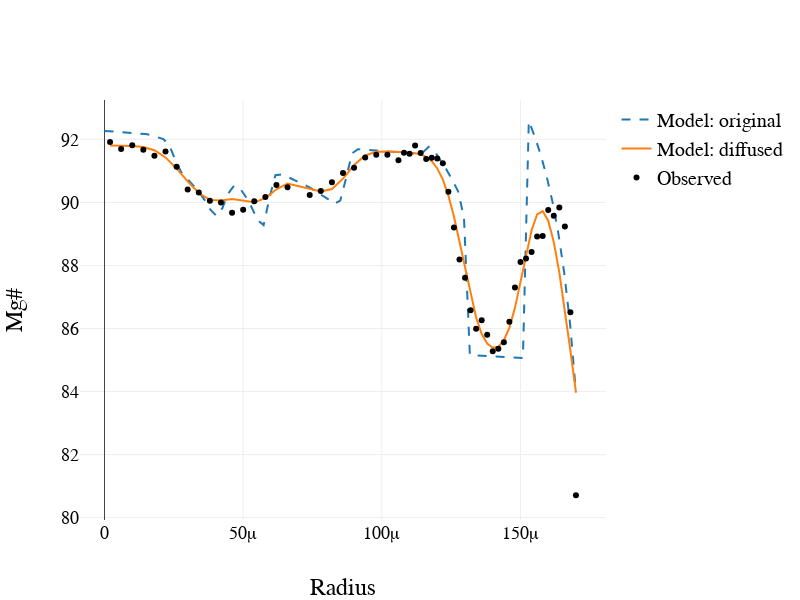

Here is the notebook cell this chart was saved with:
### Markdown cell above
## Modeled chemical profile

### Code cell
var modeled = model(summarizedParameters,data)
var ndProfiles = magma.diffusionProfiles.orthopyroxene;

var ndFe_Mg = ndProfiles.Fe_Mg.notDiffusedProfile.get()

Plotly([
    {
        x : ndFe_Mg.x,
        y : ndFe_Mg.c.map(v=>100/(1+v)),
        name : "Model: original",
        line : {
            dash : "dash"
        }
    },
    {
        x : modeled.x,
        y : modeled.Fe_Mg.map(v=>100/(1+v)),
        name : "Model: diffused"
    },
     
    {
        x : data.x,
        y : data.Fe_Mg.map(v=>100/(1+parseFloat(v))),
        mode : "markers",
        name : "Observed",
        marker : {
            color : "black"
        }
    }

],
spread(
    middiumSize,
    legend(),
    axis("x","Radius"),
    axis("y","Mg#")
)
)
